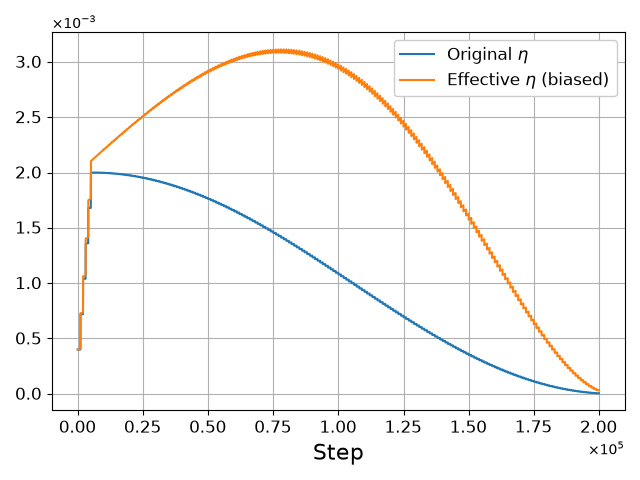

Reproduce this figure in Python.
from os.path import basename, splitext
import inspect

import torch
import matplotlib.pyplot as plt


optimizer = torch.optim.AdamW((torch.nn.Parameter(torch.randn(1)),), lr=0.002)

# 1. Warmup: 0.0004 -> 0.002 over 5 epochs
warmup_scheduler = torch.optim.lr_scheduler.LinearLR(
    optimizer,
    start_factor=0.0004 / 0.002,  # 0.2
    end_factor=1.0,
    total_iters=5,
)
# 2. Cosine annealing: 0.002 -> 0 over 200 epochs
cosine_scheduler = torch.optim.lr_scheduler.CosineAnnealingLR(
    optimizer,
    T_max=200,
    eta_min=0.0,
)
scheduler = torch.optim.lr_scheduler.SequentialLR(
    optimizer,
    schedulers=[warmup_scheduler, cosine_scheduler],
    milestones=[5],
)

lrs = list()
for epoch in range(200):
    lrs.extend([optimizer.param_groups[0]['lr']]*1000)
    scheduler.step()

b2_exp = (1-1e-5) ** torch.arange(1, len(lrs)+1)
plt.plot(lrs, label=r"Original $\eta$")
plt.plot(torch.Tensor(lrs) / b2_exp, label=r"Effective $\eta$ (biased)")
# plt.plot(torch.Tensor(lrs) / b2_exp * (1-b2_exp), label=r"Effective $\eta$ (unbiased)")
plt.tick_params(axis="both", which="major", labelsize=12)
plt.ticklabel_format(axis="both", style="sci", scilimits=(0,0), useMathText=True)
plt.xlabel("Step", fontsize=16)
plt.grid()
plt.legend(fontsize=12, framealpha=1.0)

plt.tight_layout()
plt.savefig(f"{splitext(basename(inspect.stack()[0][1]))[0]}.png")
